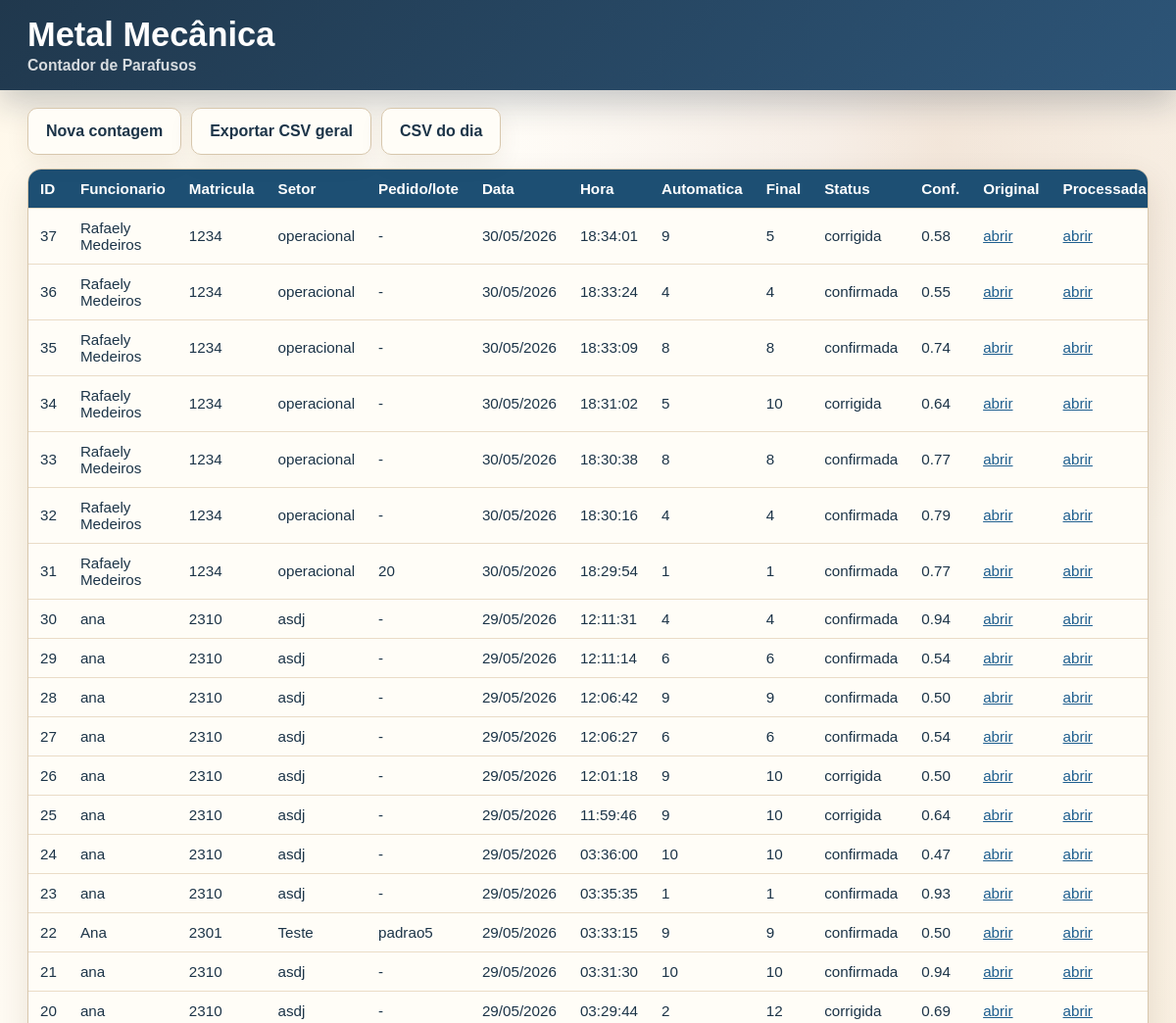
Page /dashboard (upper part) on the earlier database version.
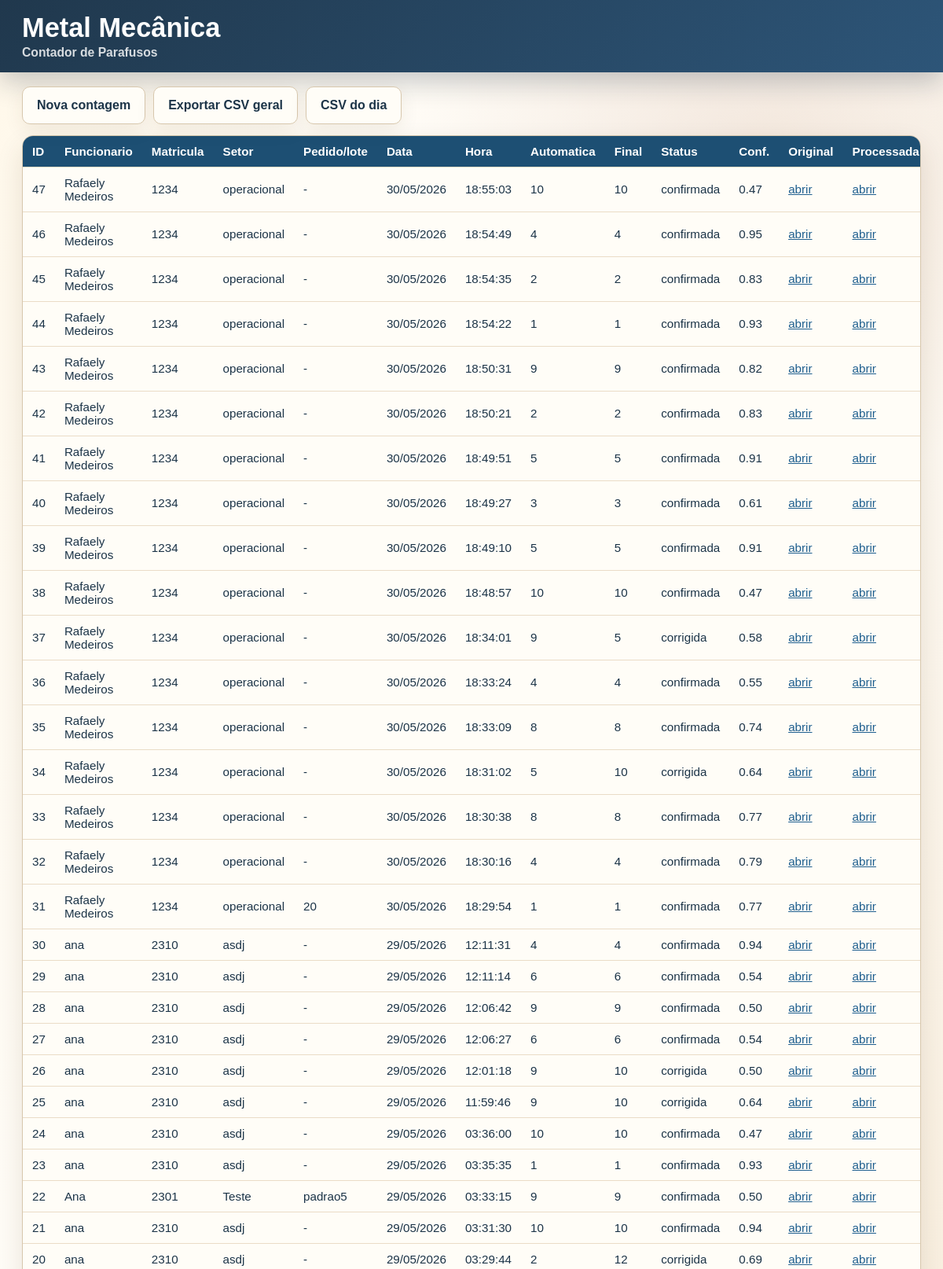
Same page on the later database version.
### app/models.py (models this page shows)
class Contagem(Base):
    __tablename__ = "contagens"
    id = Column(Integer, primary_key=True, index=True)
    funcionario_nome = Column(String(160), nullable=False)
    funcionario_id = Column(String(80), nullable=True)
    setor = Column(String(120), nullable=True)
    pedido = Column(String(120), nullable=True)
    data_hora = Column(DateTime(timezone=True), server_default=func.now(), index=True)
    total_parafusos = Column(Integer, nullable=False)
    total_corrigido = Column(Integer, nullable=True)
    confianca_media = Column(Float, nullable=False)
    imagem_original = Column(Text, nullable=False)
    imagem_processada = Column(Text, nullable=False)
    status = Column(String(40), nullable=True)
    observacao = Column(Text, nullable=True)

### app/main.py (the view)
@app.get("/dashboard")
def dashboard(request: Request, db: Session = Depends(get_db)):
    registros = db.query(Contagem).order_by(Contagem.data_hora.desc()).limit(500).all()
    return templates.TemplateResponse(
        request,
        "dashboard.html",
        {"registros": registros, "static_url_for_path": static_url_for_path},
    )

### app/templates/dashboard.html (shortened to what this page needs)
<!doctype html>
<html lang="pt-BR">
<head>
  <link rel="stylesheet" href="/static/css/style.css">
</head>
<body>
  <header class="brandbar">
    <div class="brandbar-inner">
      <h1>Metal Mecânica</h1>
      <span>Contador de Parafusos</span>
    </div>
  </header>
  <main class="shell">
    <nav class="nav">
      <a class="button secondary" href="/">Nova contagem</a>
      <a class="button secondary" href="/export/csv">Exportar CSV geral</a>
      <a class="button secondary" href="/export/csv/today">CSV do dia</a>
    </nav>
    <section class="table-wrap">
      <table>
        <thead>
          <tr>
            <th>ID</th>
            <th>Funcionario</th>
            <th>Matricula</th>
            <th>Setor</th>
            <th>Pedido/lote</th>
            <th>Data</th>
            <th>Hora</th>
            <th>Automatica</th>
            <th>Final</th>
            <th>Status</th>
            <th>Conf.</th>
            <th>Original</th>
            <th>Processada</th>
          </tr>
        </thead>
        <tbody>
          {% for item in registros %}
          <tr>
            <td>{{ item.id }}</td>
            <td>{{ item.funcionario_nome }}</td>
            <td>{{ item.funcionario_id or "-" }}</td>
            <td>{{ item.setor or "-" }}</td>
            <td>{{ item.pedido or "-" }}</td>
            <td>{{ item.data_hora.strftime("%d/%m/%Y") }}</td>
            <td>{{ item.data_hora.strftime("%H:%M:%S") }}</td>
            <td>{{ item.total_parafusos }}</td>
            <td>{{ item.total_corrigido if item.total_corrigido is not none else item.total_parafusos }}</td>
            <td>{{ item.status or "confirmada" }}</td>
            <td>{{ "%.2f"|format(item.confianca_media) }}</td>
            <td><a href="{{ static_url_for_path(item.imagem_original) }}" target="_blank">abrir</a></td>
            <td><a href="{{ static_url_for_path(item.imagem_processada) }}" target="_blank">abrir</a></td>
          </tr>
          {% else %}
          <tr><td colspan="13">Nenhuma contagem registrada.</td></tr>
          {% endfor %}
        </tbody>
      </table>
    </section>
  </main>
</body>
</html>

### app/static/css/style.css (style rules this page uses)
:root { color-scheme: light; --navy: #1c3448; --navy-dark: #102333; --blue: #1f5f8f; --copper: #c99566; --gold: #b67a2d; --cream: #fff7e9; --paper: #fffcf4; --border: #d7c7ad; --muted: #6d5744; --ok-bg: #ecfdf5; --ok-border: #bbf7d0; --ok-text: #166534; --warn-bg: #fff7ed; --warn-border: #fed7aa; --warn-text: #9a3412; }
* { box-sizing: border-box; }
body { margin: 0; font-family: Arial, Helvetica, sans-serif; color: var(--navy); background: radial-gradient(circle at 80% 8%, rgba(201, 149, 102, .22), transparent 28rem), linear-gradient(110deg, #fff8ea 0%, #ffffff 48%, #f7ead5 100%); }
a { color: var(--blue); }
.brandbar { background: linear-gradient(135deg, #20384d 0%, #2d5578 100%); color: #fff; box-shadow: 0 12px 34px rgba(16, 35, 51, .24); }
.brandbar-inner { width: min(1180px, 100%); margin: 0 auto; padding: 16px 18px; display: flex; flex-direction: column; align-items: flex-start; gap: 2px; }
.brandbar h1 { margin: 0; color: #fff; font-size: clamp(1.35rem, 3vw, 2.15rem); letter-spacing: 0; }
.brandbar span { color: rgba(255, 255, 255, .82); font-size: .98rem; font-weight: 700; }
.shell { width: min(1180px, 100%); margin: 0 auto; padding: 18px; }
.nav { display: flex; gap: 10px; flex-wrap: wrap; margin: 0 0 14px; }
.button, button { display: inline-flex; align-items: center; justify-content: center; min-height: 48px; border: 0; border-radius: 10px; padding: 0 18px; background: linear-gradient(135deg, #1f3b54 0%, #2d5578 68%, #c99566 135%); color: #fff; font-weight: 800; text-decoration: none; cursor: pointer; box-shadow: 0 8px 18px rgba(31, 59, 84, .24); }
.button.secondary { background: #fffdf7; color: var(--navy); border: 1px solid var(--border); box-shadow: 0 8px 24px rgba(73, 47, 18, .08); }
h1, h2, h3 { margin: 0 0 14px; line-height: 1.15; color: var(--navy-dark); letter-spacing: 0; }
.table-wrap { overflow-x: auto; background: #fffdf7; border: 1px solid var(--border); border-radius: 14px; box-shadow: 0 14px 34px rgba(73, 47, 18, .12); }
table { width: 100%; border-collapse: collapse; min-width: 980px; }
th, td { padding: 11px 12px; border-bottom: 1px solid #eadcc7; text-align: left; font-size: .95rem; }
th { background: #1d4f73; color: #fff; }

Differences in the rows shown:
added Contagem: id "47", funcionario_nome "Rafaely Medeiros", funcionario "1234", setor "operacional", pedido "-", data_hora "30/05/2026", data_hora "18:55:03", total_parafusos "10", total_corrigido "10", status "confirmada", confianca_media "0.47"
added Contagem: id "46", funcionario_nome "Rafaely Medeiros", funcionario "1234", setor "operacional", pedido "-", data_hora "30/05/2026", data_hora "18:54:49", total_parafusos "4", total_corrigido "4", status "confirmada", confianca_media "0.95"
added Contagem: id "45", funcionario_nome "Rafaely Medeiros", funcionario "1234", setor "operacional", pedido "-", data_hora "30/05/2026", data_hora "18:54:35", total_parafusos "2", total_corrigido "2", status "confirmada", confianca_media "0.83"
added Contagem: id "44", funcionario_nome "Rafaely Medeiros", funcionario "1234", setor "operacional", pedido "-", data_hora "30/05/2026", data_hora "18:54:22", total_parafusos "1", total_corrigido "1", status "confirmada", confianca_media "0.93"
added Contagem: id "43", funcionario_nome "Rafaely Medeiros", funcionario "1234", setor "operacional", pedido "-", data_hora "30/05/2026", data_hora "18:50:31", total_parafusos "9", total_corrigido "9", status "confirmada", confianca_media "0.82"
added Contagem: id "42", funcionario_nome "Rafaely Medeiros", funcionario "1234", setor "operacional", pedido "-", data_hora "30/05/2026", data_hora "18:50:21", total_parafusos "2", total_corrigido "2", status "confirmada", confianca_media "0.83"
added Contagem: id "41", funcionario_nome "Rafaely Medeiros", funcionario "1234", setor "operacional", pedido "-", data_hora "30/05/2026", data_hora "18:49:51", total_parafusos "5", total_corrigido "5", status "confirmada", confianca_media "0.91"
added Contagem: id "40", funcionario_nome "Rafaely Medeiros", funcionario "1234", setor "operacional", pedido "-", data_hora "30/05/2026", data_hora "18:49:27", total_parafusos "3", total_corrigido "3", status "confirmada", confianca_media "0.61"
added Contagem: id "39", funcionario_nome "Rafaely Medeiros", funcionario "1234", setor "operacional", pedido "-", data_hora "30/05/2026", data_hora "18:49:10", total_parafusos "5", total_corrigido "5", status "confirmada", confianca_media "0.91"
added Contagem: id "38", funcionario_nome "Rafaely Medeiros", funcionario "1234", setor "operacional", pedido "-", data_hora "30/05/2026", data_hora "18:48:57", total_parafusos "10", total_corrigido "10", status "confirmada", confianca_media "0.47"
